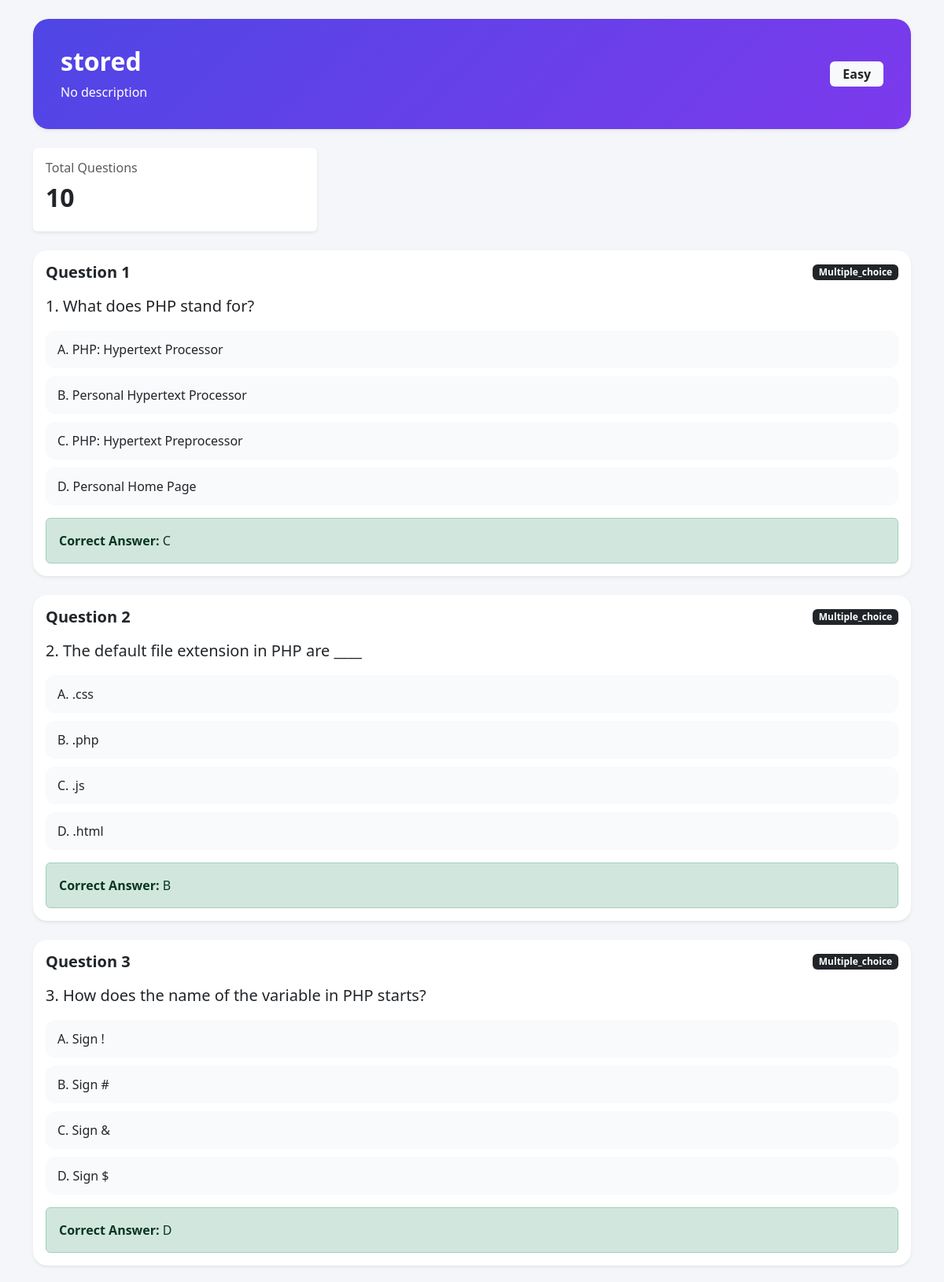
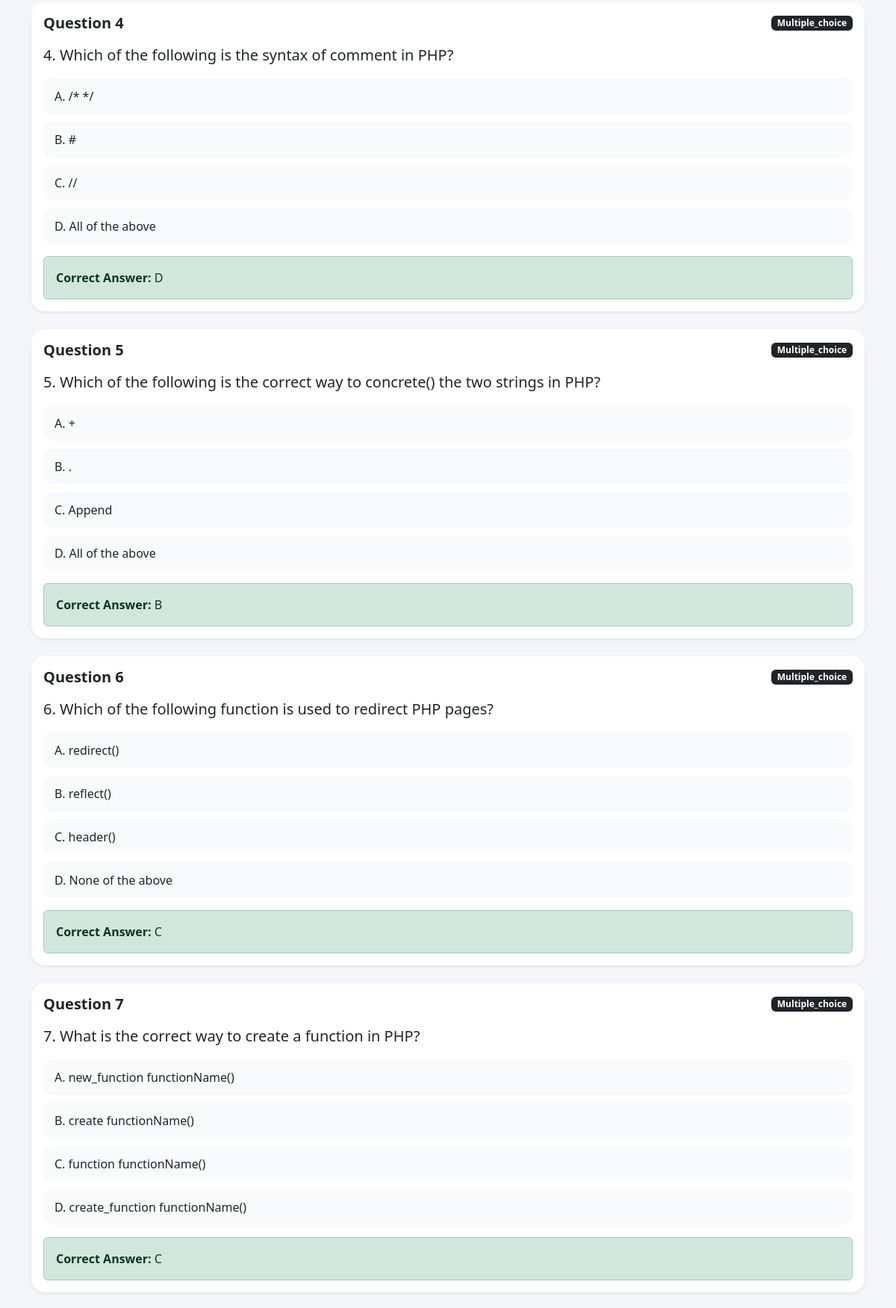
The page /frontend/admin/view_quiz.php?id=29 (signed in, upper part) on the database its author committed (2 pictures, top to bottom).
### tables this page shows
CREATE TABLE `quizzes` (
  `quiz_id` int(11) NOT NULL,
  `teacher_id` int(11) NOT NULL,
  `title` varchar(255) NOT NULL,
  `description` text DEFAULT NULL,
  `status` enum('draft','published') DEFAULT 'draft',
  `created_at` timestamp NOT NULL DEFAULT current_timestamp(),
  `quiz_type` enum('multiple_choice','identification','true_false','enumeration') NOT NULL DEFAULT 'multiple_choice',
  `difficulty` enum('easy','medium','hard') NOT NULL DEFAULT 'medium'
);

CREATE TABLE `questions` (
  `question_id` int(11) NOT NULL,
  `quiz_id` int(11) NOT NULL,
  `question_type` enum('multiple_choice','true_false','identification','enumeration') NOT NULL DEFAULT 'multiple_choice',
  `question` text NOT NULL,
  `option_a` varchar(255) NOT NULL,
  `option_b` varchar(255) NOT NULL,
  `option_c` varchar(255) NOT NULL,
  `option_d` varchar(255) NOT NULL,
  `correct_answer` varchar(255) NOT NULL,
  `created_at` timestamp NOT NULL DEFAULT current_timestamp(),
  `is_bank` tinyint(1) DEFAULT 1
);

### frontend/admin/view_quiz.php (the view, shortened to what this page needs)
<?php
require_once "../../backend/database.php";
$quiz_id = $_GET['id'] ?? 0;
$stmt = $pdo->prepare("
    SELECT *
    FROM quizzes
    WHERE quiz_id = ?
");
$stmt->execute([$quiz_id]);
$quiz = $stmt->fetch(PDO::FETCH_ASSOC);
$stmt = $pdo->prepare("
    SELECT *
    FROM questions
    WHERE quiz_id = ?
");
$stmt->execute([$quiz_id]);
$questions = $stmt->fetchAll(PDO::FETCH_ASSOC);
?>
<!DOCTYPE html>
<html lang="en">
<head>
    <link href="https://cdn.jsdelivr.net/npm/bootstrap@5.3.2/dist/css/bootstrap.min.css"
          rel="stylesheet">
    <link rel="stylesheet"
          href="https://cdn.jsdelivr.net/npm/bootstrap-icons@1.11.1/font/bootstrap-icons.css">
</head>
<body>
<div class="container py-4">
    <div class="quiz-header shadow-sm mb-4">
        <div class="d-flex justify-content-between align-items-center flex-wrap gap-3">
            <div>
                <h2 class="fw-bold mb-2">
                    <?= htmlspecialchars($quiz['title']) ?>
                </h2>
                <p class="mb-0">
                    <?= htmlspecialchars($quiz['description'] ?? 'No description') ?>
                </p>
            </div>
            <div>
                <span class="badge bg-light text-dark fs-6 px-3 py-2">
                    <?= ucfirst($quiz['difficulty']) ?>
                </span>
            </div>
        </div>
    </div>
    <div class="row g-3 mb-4">
        <div class="col-md-4">
            <div class="card border-0 shadow-sm p-3">
                <h6 class="text-muted">
                    Total Questions
                </h6>
                <h2 class="fw-bold">
                    <?= count($questions) ?>
                </h2>
            </div>
        </div>
    </div>
    <div class="row g-4">
        <?php foreach($questions as $index => $q): ?>
            <div class="col-12">
                <div class="card border-0 shadow-sm question-card">
                    <div class="card-body">
                        <div class="d-flex justify-content-between align-items-center mb-3">
                            <h5 class="fw-bold mb-0">
                                Question <?= $index + 1 ?>
                            </h5>
                            <span class="badge bg-dark">
                                <?= ucfirst($q['question_type']) ?>
                            </span>
                        </div>
                        <p class="fs-5">
                            <?= htmlspecialchars($q['question']) ?>
                        </p>
                        <?php if($q['question_type'] == 'multiple_choice'): ?>
                            <div class="option-box">
                                A. <?= htmlspecialchars($q['option_a']) ?>
                            </div>
                            <div class="option-box">
                                B. <?= htmlspecialchars($q['option_b']) ?>
                            </div>
                            <div class="option-box">
                                C. <?= htmlspecialchars($q['option_c']) ?>
                            </div>
                            <div class="option-box">
                                D. <?= htmlspecialchars($q['option_d']) ?>
                            </div>
                        <?php elseif($q['question_type'] == 'true_false'): ?>
                            <div class="option-box">True</div>
                            <div class="option-box">False</div>
                        <?php endif; ?>
                        <div class="alert alert-success mt-3 mb-0">
                            <strong>Correct Answer:</strong>
                            <?= htmlspecialchars($q['correct_answer']) ?>
                        </div>
                    </div>
                </div>
            </div>
        <?php endforeach; ?>
    </div>
</div>
</body>
</html>

### frontend/admin/view_quiz.php (style rules this page uses)
body { background:#f4f6f9; }
.quiz-header { background: linear-gradient(135deg,#4f46e5,#7c3aed); color:white; border-radius:20px; padding:35px; }
.question-card { border-radius:18px; transition:0.3s ease; }
.option-box { background:#f8fafc; border-radius:12px; padding:12px 15px; margin-bottom:10px; }

### rows shown on the page
quizzes: title "stored", description "No description", difficulty "Easy"
questions: question_type "Multiple_choice", question "1. What does PHP stand for?", option_a "PHP: Hypertext Processor", option_b "Personal Hypertext Processor", option_c "PHP: Hypertext Preprocessor", option_d "Personal Home Page", correct_answer "C"
questions: question_type "Multiple_choice", question "2. The default file extension in PHP are ____", option_a ".css", option_b ".php", option_c ".js", option_d ".html", correct_answer "B"
questions: question_type "Multiple_choice", question "3. How does the name of the variable in PHP starts?", option_a "Sign !", option_b "Sign #", option_c "Sign &", option_d "Sign $", correct_answer "D"
questions: question_type "Multiple_choice", question "4. Which of the following is the syntax of comment in PHP?", option_a "/* */", option_b "#", option_c "//", option_d "All of the above", correct_answer "D"
questions: question_type "Multiple_choice", question "5. Which of the following is the correct way to concrete() the two strings in PHP?", option_a "+", option_b ".", option_c "Append", option_d "All of the above", correct_answer "B"
questions: question_type "Multiple_choice", question "6. Which of the following function is used to redirect PHP pages?", option_a "redirect()", option_b "reflect()", option_c "header()", option_d "None of the above", correct_answer "C"
questions: question_type "Multiple_choice", question "7. What is the correct way to create a function in PHP?", option_a "new_function functionName()", option_b "create functionName()", option_c "function functionName()", option_d "create_function functionName()", correct_answer "C"

### other values the page prints
count($questions) "10"
